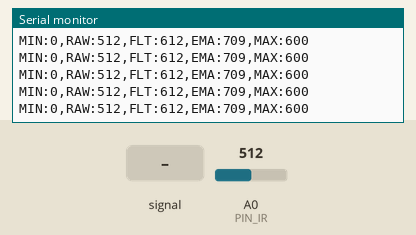
This sketch was run on a simulated Arduino Uno, built with avr-gcc and run on an emulated ATmega328P. On the bench: the last lines printed to the serial monitor. The test bench sets the inputs (shaded band); at power-on: A0 (PIN_IR) = 512.

Above: at 1.2 s.
1.3 s: A0 (PIN_IR) fed a 200 Hz sine of ±81 counts around its level
At 2.3 s:
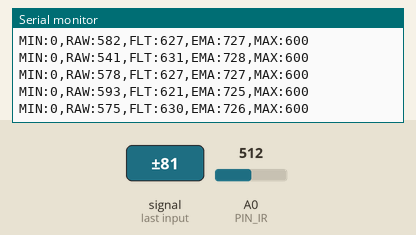
2.8 s: A0 (PIN_IR) set to 716
At 3.8 s:
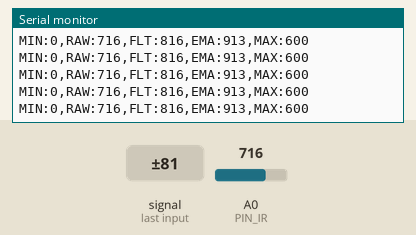
4.3 s: A0 (PIN_IR) set to 900
At 4.8 s:
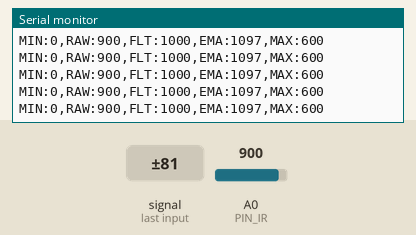
5.8 s: A0 (PIN_IR) fed a 200 Hz sine of ±81 counts around its level
At 6.9 s:
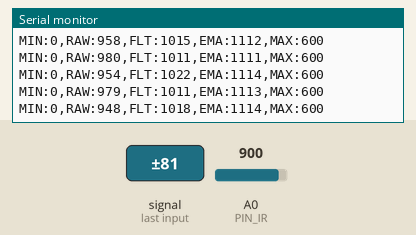
Timing chart, 0 to 8.3 s (numbered marks = the images above; inputs shaded):
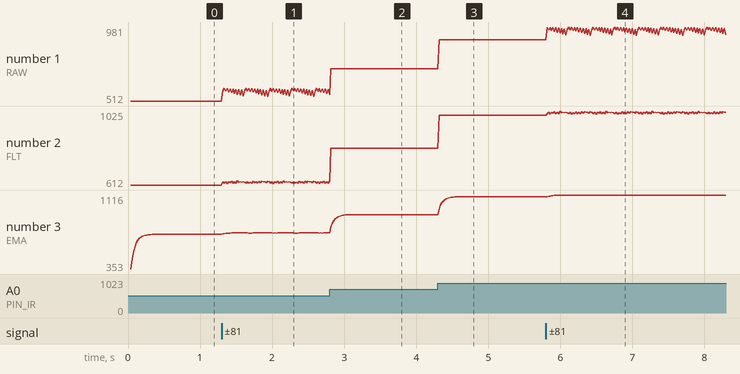

The sketch:

19_example_1.ino
```cpp
// Arduino pin assignment
#define PIN_IR A0

// configurable parameters
#define LOOP_INTERVAL 20   // Loop Interval (unit: msec)
#define _EMA_ALPHA 0.7    // EMA weight of new sample (range: 0 to 1)
                          // Setting EMA to 1 effectively disables EMA filter.

// global variables
unsigned long last_sampling_time; // unit: msec
int raw, filtered, ema; // Voltage values from the IR sensor (0 ~ 1023)

void setup()
{
  // initialize serial port
  Serial.begin(1000000);
  Serial.setTimeout(1);

  // initialize last sampling time
  last_sampling_time = 0;

  return;
  while(1) {
    int incomingByte;
    while (Serial.available() == 0) {}
    incomingByte = Serial.read();
//    filtered = ir_sensor_filtered(10000, 0.5, 2);
  }
}

void loop()
{
  // wait until next sampling time.
  if (millis() < (last_sampling_time + LOOP_INTERVAL))
    return;
  last_sampling_time += LOOP_INTERVAL;

  // Take a single measurement
  raw = analogRead(PIN_IR);

  // Take a median value from multiple measurements
   filtered = ir_sensor_filtered(100, 0.5, 0);

  // Calculate EMA
  ema = _EMA_ALPHA * ema + (1.0 - _EMA_ALPHA) * filtered;

  // Oupput the raw, filtered, and EMA values for comparison purpose
  Serial.print("MIN:"); Serial.print(0); Serial.print(",");
  Serial.print("RAW:"); Serial.print(raw); Serial.print(",");
  Serial.print("FLT:"); Serial.print(filtered + 100); Serial.print(",");
  Serial.print("EMA:"); Serial.print(ema + 200); Serial.print(",");
  Serial.print("MAX:"); Serial.println(600);

}

unsigned int ir_sensor_filtered(unsigned int n, float position, int verbose)
{
  // Eliminate spiky noise of an IR distance sensor by repeating measurement and taking a middle value
  // n: number of measurement repetition
  // position: the percentile of the sample to be taken (0.0 <= position <= 1.0)
  // verbose: 0 for normal operation, 1 for observing the internal procedures, and 2 for calculating elapsed time.
  // Example 1: ir_sensor_filtered(n, 0.5, 0) => return the median value among the n measured samples.
  // Example 2: ir_sensor_filtered(n, 0.0, 0) => return the smallest value among the n measured samples.
  // Example 3: ir_sensor_filtered(n, 1.0, 0) => return the largest value among the n measured samples.

  // The output of Sharp infrared sensor includes lots of spiky noise.
  // To eliminate such a spike, ir_sensor_filtered() performs the following two steps:
  // Step 1. Repeat measurement n times and collect n * position smallest samples, where 0 <= postion <= 1.
  // Step 2. Return the largest sample among the collected ones.

  unsigned int *ir_val, tmp, ret_idx, ret_val;
  unsigned int start_time;

  ret_idx = (unsigned int) ceil(n * position);
  if(ret_idx > 0) ret_idx--;

  // Step 1. Repeat measurement n times and collect n * position smallest samples.
  // Note: simple implementation requires an array of n elements to store n samples.
  // Instead, we can save memory by allocating an array of (n * position + 1) elements.

  if(verbose == 2) start_time = millis();

  ir_val = (unsigned int*) malloc(sizeof(unsigned int) * (ret_idx + 2));
  ir_val[0] = analogRead(PIN_IR);
  if(verbose == 1) {
    Serial.print("ir_val[0]: "); Serial.print(ir_val[0]);
  }

  for (int i = 1; i < n; i++) {
    int j;
    if(i < ret_idx + 1) {
      ir_val[i] = analogRead(PIN_IR);
      if(verbose == 1) {
        Serial.print("\nir_val["); Serial.print(i); Serial.print("]: ");
        Serial.println(ir_val[i]);
      }
      j = i - 1;
    }
    else {
      ir_val[ret_idx + 1] = analogRead(PIN_IR);
      if(verbose == 1) {
        Serial.print("\nir_val["); Serial.print(ret_idx + 1); Serial.print("]: ");
        Serial.println(ir_val[ret_idx + 1]);
      }
      j = ret_idx;
    }

    if(verbose == 1) {
      Serial.print("Before insertion: ");
      for(int k = 0; k < ret_idx + 2; k++) {
        Serial.print(ir_val[k]); Serial.print(" ");
        if(k >= i) break;
      }
    }

    for( ; j >= 0; j--) {
      if(ir_val[j] > ir_val[j+1]) {
        tmp = ir_val[j];
        ir_val[j] = ir_val[j+1];
        ir_val[j+1] = tmp;
      }
    }

    if(verbose == 1) {
      Serial.print("\nAfter insertion:  ");
      for(int k = 0; k < ret_idx + 2; k++) {
        Serial.print(ir_val[k]); Serial.print(" ");
        if(k >= i) break;
      }
    }
  }

  // Step 2. Return the largest sample among the collected ones.
  if(position > 0.0) {
    ret_val = ir_val[ret_idx];
    if(verbose == 1) {
      Serial.print("\nReturn ir_val["); Serial.print(ret_idx); Serial.print("]: ");
      Serial.println(ret_val);
    }
  }
  else {
    ret_val = ir_val[0];
    if(verbose == 1) {
      Serial.print("\nReturn ir_val[0]: "); Serial.println(ret_val);
    }
  }

  if(verbose == 2) {
      Serial.print("Elapsed time: "); Serial.print(millis() - start_time); Serial.println(" ms");
  }

  free(ir_val);

  return ret_val;
}
```

Measured:
- after the input at 1.3 s, the serial monitor: prints a new line at once (image 1)
- after the input at 2.8 s, the serial monitor: prints a new line at once (image 2)
- after the input at 4.3 s, the serial monitor: prints a new line at once (image 3)
- after the input at 5.8 s, the serial monitor: prints a new line at once (image 4)
- plotted number 1: 512 → 552 after the input at 1.3 s, 716 → 900 after the input at 4.3 s, 900 → 932 after the input at 5.8 s
- plotted number 2: 612 → 637 after the input at 1.3 s, 637 → 816 after the input at 2.8 s, 816 → 1000 after the input at 4.3 s, 1000 → 1018 after the input at 5.8 s
- plotted number 3: 709 → 728 after the input at 1.3 s, 728 → 913 after the input at 2.8 s, 913 → 1097 after the input at 4.3 s, 1097 → 1116 after the input at 5.8 s
